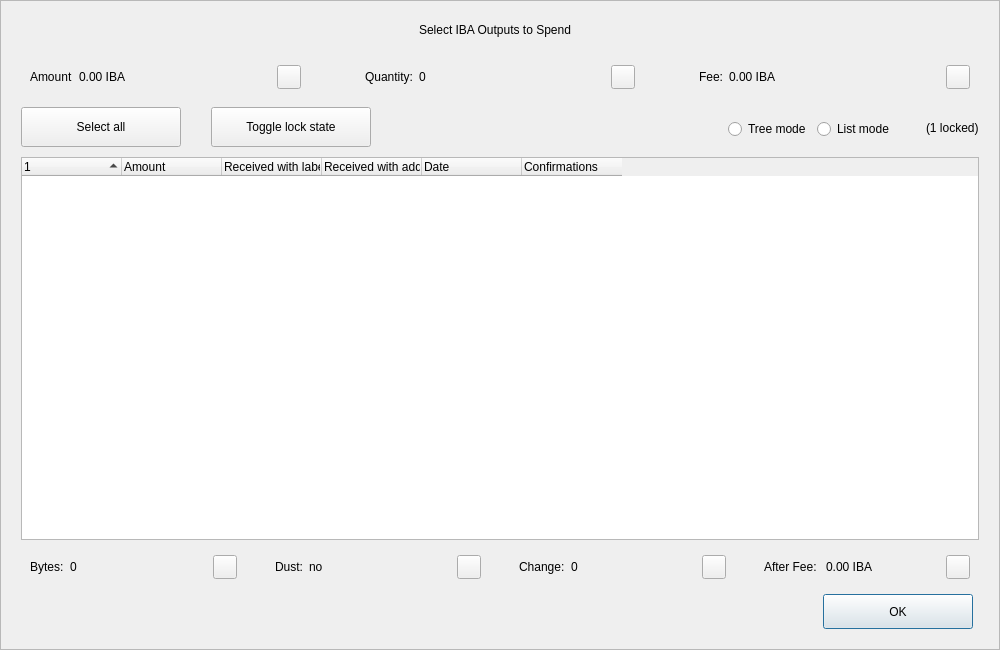
<?xml version="1.0" encoding="UTF-8"?>
<ui version="4.0">
 <class>CoinControlDialog</class>
 <widget class="QDialog" name="CoinControlDialog">
  <property name="geometry">
   <rect>
    <x>0</x>
    <y>0</y>
    <width>1000</width>
    <height>650</height>
   </rect>
  </property>
  <property name="minimumSize">
   <size>
    <width>950</width>
    <height>650</height>
   </size>
  </property>
  <property name="windowTitle">
   <string>Coin Selection</string>
  </property>
  <property name="styleSheet">
   <string notr="true"/>
  </property>
  <layout class="QVBoxLayout" name="verticalLayout">
   <property name="spacing">
    <number>0</number>
   </property>
   <property name="leftMargin">
    <number>0</number>
   </property>
   <property name="topMargin">
    <number>0</number>
   </property>
   <property name="rightMargin">
    <number>0</number>
   </property>
   <property name="bottomMargin">
    <number>0</number>
   </property>
   <item>
    <widget class="QFrame" name="frameContainer">
     <property name="toolTipDuration">
      <number>0</number>
     </property>
     <property name="frameShape">
      <enum>QFrame::StyledPanel</enum>
     </property>
     <property name="frameShadow">
      <enum>QFrame::Raised</enum>
     </property>
     <layout class="QVBoxLayout" name="verticalLayout_2">
      <property name="leftMargin">
       <number>0</number>
      </property>
      <property name="rightMargin">
       <number>0</number>
      </property>
      <property name="bottomMargin">
       <number>20</number>
      </property>
      <item>
       <layout class="QHBoxLayout" name="horizontalLayout_12">
        <property name="spacing">
         <number>0</number>
        </property>
        <property name="leftMargin">
         <number>20</number>
        </property>
        <property name="rightMargin">
         <number>30</number>
        </property>
        <item>
         <spacer name="horizontalSpacer_4">
          <property name="orientation">
           <enum>Qt::Horizontal</enum>
          </property>
          <property name="sizeHint" stdset="0">
           <size>
            <width>40</width>
            <height>20</height>
           </size>
          </property>
         </spacer>
        </item>
        <item>
         <widget class="QLabel" name="labelTitle">
          <property name="minimumSize">
           <size>
            <width>0</width>
            <height>40</height>
           </size>
          </property>
          <property name="maximumSize">
           <size>
            <width>16777215</width>
            <height>40</height>
           </size>
          </property>
          <property name="text">
           <string>Select IBA Outputs to Spend</string>
          </property>
          <property name="alignment">
           <set>Qt::AlignCenter</set>
          </property>
          <property name="margin">
           <number>7</number>
          </property>
         </widget>
        </item>
        <item>
         <spacer name="horizontalSpacer_5">
          <property name="orientation">
           <enum>Qt::Horizontal</enum>
          </property>
          <property name="sizeHint" stdset="0">
           <size>
            <width>40</width>
            <height>20</height>
           </size>
          </property>
         </spacer>
        </item>
       </layout>
      </item>
      <item>
       <layout class="QHBoxLayout" name="horizontalLayout_8">
        <property name="leftMargin">
         <number>20</number>
        </property>
        <property name="rightMargin">
         <number>20</number>
        </property>
        <item>
         <widget class="QWidget" name="layoutAmount" native="true">
          <layout class="QHBoxLayout" name="horizontalLayout_9" stretch="0,1,0">
           <item>
            <widget class="QLabel" name="labelCoinControlAmountText">
             <property name="text">
              <string>Amount</string>
             </property>
            </widget>
           </item>
           <item>
            <widget class="QLabel" name="labelCoinControlAmount">
             <property name="text">
              <string>0.00 IBA</string>
             </property>
            </widget>
           </item>
           <item alignment="Qt::AlignHCenter|Qt::AlignVCenter">
            <widget class="QPushButton" name="pushButtonAmount">
             <property name="minimumSize">
              <size>
               <width>0</width>
               <height>24</height>
              </size>
             </property>
             <property name="maximumSize">
              <size>
               <width>24</width>
               <height>26</height>
              </size>
             </property>
             <property name="focusPolicy">
              <enum>Qt::NoFocus</enum>
             </property>
             <property name="styleSheet">
              <string notr="true">padding-bottom:2px;
padding-right:4px;</string>
             </property>
             <property name="text">
              <string/>
             </property>
            </widget>
           </item>
          </layout>
         </widget>
        </item>
        <item>
         <spacer name="horizontalSpacer_2">
          <property name="orientation">
           <enum>Qt::Horizontal</enum>
          </property>
          <property name="sizeType">
           <enum>QSizePolicy::Fixed</enum>
          </property>
          <property name="sizeHint" stdset="0">
           <size>
            <width>40</width>
            <height>20</height>
           </size>
          </property>
         </spacer>
        </item>
        <item>
         <widget class="QWidget" name="layoutQuantity" native="true">
          <layout class="QHBoxLayout" name="horizontalLayout_10" stretch="0,1,0">
           <item>
            <widget class="QLabel" name="labelCoinControlQuantityText">
             <property name="text">
              <string>Quantity:</string>
             </property>
            </widget>
           </item>
           <item>
            <widget class="QLabel" name="labelCoinControlQuantity">
             <property name="text">
              <string>0</string>
             </property>
            </widget>
           </item>
           <item alignment="Qt::AlignHCenter|Qt::AlignVCenter">
            <widget class="QPushButton" name="pushButtonQuantity">
             <property name="minimumSize">
              <size>
               <width>0</width>
               <height>24</height>
              </size>
             </property>
             <property name="maximumSize">
              <size>
               <width>24</width>
               <height>26</height>
              </size>
             </property>
             <property name="focusPolicy">
              <enum>Qt::NoFocus</enum>
             </property>
             <property name="styleSheet">
              <string notr="true">padding-bottom:2px;
               padding-right:4px;</string>
             </property>
             <property name="text">
              <string/>
             </property>
            </widget>
           </item>
          </layout>
         </widget>
        </item>
        <item>
         <spacer name="horizontalSpacer_22">
          <property name="orientation">
           <enum>Qt::Horizontal</enum>
          </property>
          <property name="sizeType">
           <enum>QSizePolicy::Fixed</enum>
          </property>
          <property name="sizeHint" stdset="0">
           <size>
            <width>40</width>
            <height>20</height>
           </size>
          </property>
         </spacer>
        </item>
        <item>
         <widget class="QWidget" name="layoutFee" native="true">
          <layout class="QHBoxLayout" name="horizontalLayout_11" stretch="0,1,0">
           <item>
            <widget class="QLabel" name="labelCoinControlFeeText">
             <property name="text">
              <string>Fee:</string>
             </property>
            </widget>
           </item>
           <item>
            <widget class="QLabel" name="labelCoinControlFee">
             <property name="text">
              <string>0.00 IBA</string>
             </property>
            </widget>
           </item>
           <item alignment="Qt::AlignHCenter|Qt::AlignVCenter">
            <widget class="QPushButton" name="pushButtonFee">
             <property name="minimumSize">
              <size>
               <width>0</width>
               <height>24</height>
              </size>
             </property>
             <property name="maximumSize">
              <size>
               <width>24</width>
               <height>26</height>
              </size>
             </property>
             <property name="focusPolicy">
              <enum>Qt::NoFocus</enum>
             </property>
             <property name="styleSheet">
              <string notr="true">padding-bottom:2px;
               padding-right:4px;</string>
             </property>
             <property name="text">
              <string/>
             </property>
            </widget>
           </item>
          </layout>
         </widget>
        </item>
       </layout>
      </item>
      <item>
       <widget class="QFrame" name="frame">
        <property name="minimumSize">
         <size>
          <width>0</width>
          <height>40</height>
         </size>
        </property>
        <property name="styleSheet">
         <string notr="true">#frame {
	border:0;
}</string>
        </property>
        <property name="frameShape">
         <enum>QFrame::StyledPanel</enum>
        </property>
        <property name="frameShadow">
         <enum>QFrame::Sunken</enum>
        </property>
        <layout class="QHBoxLayout" name="horizontalLayout">
         <property name="spacing">
          <number>0</number>
         </property>
         <property name="leftMargin">
          <number>20</number>
         </property>
         <property name="topMargin">
          <number>0</number>
         </property>
         <property name="rightMargin">
          <number>20</number>
         </property>
         <property name="bottomMargin">
          <number>0</number>
         </property>
         <item>
          <layout class="QHBoxLayout" name="horizontalLayoutPanel" stretch="0,0,0,0,0,0">
           <property name="spacing">
            <number>20</number>
           </property>
           <item>
            <widget class="QPushButton" name="pushButtonSelectAll">
             <property name="sizePolicy">
              <sizepolicy hsizetype="Maximum" vsizetype="Fixed">
               <horstretch>0</horstretch>
               <verstretch>0</verstretch>
              </sizepolicy>
             </property>
             <property name="minimumSize">
              <size>
               <width>160</width>
               <height>40</height>
              </size>
             </property>
             <property name="maximumSize">
              <size>
               <width>16777215</width>
               <height>40</height>
              </size>
             </property>
             <property name="text">
              <string>Select all</string>
             </property>
             <property name="checkable">
              <bool>true</bool>
             </property>
             <property name="checked">
              <bool>false</bool>
             </property>
             <property name="autoExclusive">
              <bool>false</bool>
             </property>
             <property name="autoDefault">
              <bool>false</bool>
             </property>
            </widget>
           </item>
           <item>
            <spacer name="horizontalSpacer_6">
             <property name="orientation">
              <enum>Qt::Horizontal</enum>
             </property>
             <property name="sizeType">
              <enum>QSizePolicy::Fixed</enum>
             </property>
             <property name="sizeHint" stdset="0">
              <size>
               <width>10</width>
               <height>20</height>
              </size>
             </property>
            </spacer>
           </item>
           <item>
            <widget class="QPushButton" name="pushButtonToggleLock">
             <property name="sizePolicy">
              <sizepolicy hsizetype="Maximum" vsizetype="Fixed">
               <horstretch>0</horstretch>
               <verstretch>0</verstretch>
              </sizepolicy>
             </property>
             <property name="minimumSize">
              <size>
               <width>160</width>
               <height>40</height>
              </size>
             </property>
             <property name="maximumSize">
              <size>
               <width>16777215</width>
               <height>40</height>
              </size>
             </property>
             <property name="text">
              <string>Toggle lock state</string>
             </property>
             <property name="checkable">
              <bool>true</bool>
             </property>
             <property name="autoExclusive">
              <bool>false</bool>
             </property>
             <property name="autoDefault">
              <bool>false</bool>
             </property>
            </widget>
           </item>
           <item>
            <spacer name="horizontalSpacer_7">
             <property name="orientation">
              <enum>Qt::Horizontal</enum>
             </property>
             <property name="sizeType">
              <enum>QSizePolicy::Expanding</enum>
             </property>
             <property name="sizeHint" stdset="0">
              <size>
               <width>30</width>
               <height>20</height>
              </size>
             </property>
            </spacer>
           </item>
           <item alignment="Qt::AlignRight">
            <widget class="QGroupBox" name="groupBox_2">
             <property name="styleSheet">
              <string notr="true">#groupBox_2 {
    background-color:transparent;
    border-radius:0;
}</string>
             </property>
             <property name="title">
              <string/>
             </property>
             <layout class="QHBoxLayout" name="horizontalLayout_14">
              <item>
               <widget class="QRadioButton" name="radioTreeMode">
                <property name="sizePolicy">
                 <sizepolicy hsizetype="Maximum" vsizetype="Fixed">
                  <horstretch>0</horstretch>
                  <verstretch>0</verstretch>
                 </sizepolicy>
                </property>
                <property name="text">
                 <string>Tree mode</string>
                </property>
               </widget>
              </item>
              <item>
               <widget class="QRadioButton" name="radioListMode">
                <property name="sizePolicy">
                 <sizepolicy hsizetype="Maximum" vsizetype="Fixed">
                  <horstretch>0</horstretch>
                  <verstretch>0</verstretch>
                 </sizepolicy>
                </property>
                <property name="text">
                 <string>List mode</string>
                </property>
                <property name="checked">
                 <bool>false</bool>
                </property>
               </widget>
              </item>
             </layout>
            </widget>
           </item>
           <item>
            <widget class="QLabel" name="labelLocked">
             <property name="text">
              <string>(1 locked)</string>
             </property>
            </widget>
           </item>
          </layout>
         </item>
        </layout>
       </widget>
      </item>
      <item>
       <layout class="QHBoxLayout" name="horizontalLayout_13">
        <property name="leftMargin">
         <number>20</number>
        </property>
        <property name="rightMargin">
         <number>20</number>
        </property>
        <item>
         <widget class="CoinControlTreeWidget" name="treeWidget">
          <property name="contextMenuPolicy">
           <enum>Qt::CustomContextMenu</enum>
          </property>
          <property name="styleSheet">
           <string notr="true"/>
          </property>
          <property name="sortingEnabled">
           <bool>false</bool>
          </property>
          <property name="columnCount">
           <number>6</number>
          </property>
          <attribute name="headerShowSortIndicator" stdset="0">
           <bool>true</bool>
          </attribute>
          <attribute name="headerStretchLastSection">
           <bool>false</bool>
          </attribute>
          <column>
           <property name="text">
            <string/>
           </property>
          </column>
          <column>
           <property name="text">
            <string>Amount</string>
           </property>
          </column>
          <column>
           <property name="text">
            <string>Received with label</string>
           </property>
          </column>
          <column>
           <property name="text">
            <string>Received with address</string>
           </property>
          </column>
          <column>
           <property name="text">
            <string>Date</string>
           </property>
          </column>
          <column>
           <property name="text">
            <string>Confirmations</string>
           </property>
           <property name="toolTip">
            <string>Confirmed</string>
           </property>
          </column>
         </widget>
        </item>
       </layout>
      </item>
      <item>
       <layout class="QHBoxLayout" name="horizontalLayout_3">
        <property name="spacing">
         <number>20</number>
        </property>
        <property name="leftMargin">
         <number>20</number>
        </property>
        <property name="rightMargin">
         <number>20</number>
        </property>
        <item>
         <widget class="QWidget" name="layoutBytes" native="true">
          <layout class="QHBoxLayout" name="horizontalLayout_4" stretch="0,1,0">
           <item>
            <widget class="QLabel" name="labelCoinControlBytesText">
             <property name="text">
              <string>Bytes:</string>
             </property>
            </widget>
           </item>
           <item>
            <widget class="QLabel" name="labelCoinControlBytes">
             <property name="text">
              <string>0</string>
             </property>
            </widget>
           </item>
           <item alignment="Qt::AlignHCenter|Qt::AlignVCenter">
            <widget class="QPushButton" name="pushButtonBytes">
             <property name="minimumSize">
              <size>
               <width>0</width>
               <height>24</height>
              </size>
             </property>
             <property name="maximumSize">
              <size>
               <width>24</width>
               <height>26</height>
              </size>
             </property>
             <property name="focusPolicy">
              <enum>Qt::NoFocus</enum>
             </property>
             <property name="styleSheet">
              <string notr="true">padding-bottom:2px;
               padding-right:4px;</string>
             </property>
             <property name="text">
              <string/>
             </property>
            </widget>
           </item>
          </layout>
         </widget>
        </item>
        <item>
         <widget class="QWidget" name="layoutDust" native="true">
          <layout class="QHBoxLayout" name="horizontalLayout_5" stretch="0,1,0">
           <item>
            <widget class="QLabel" name="labelCoinControlLowOutputText">
             <property name="text">
              <string>Dust:</string>
             </property>
            </widget>
           </item>
           <item>
            <widget class="QLabel" name="labelCoinControlLowOutput">
             <property name="text">
              <string>no</string>
             </property>
            </widget>
           </item>
           <item alignment="Qt::AlignHCenter|Qt::AlignVCenter">
            <widget class="QPushButton" name="pushButtonDust">
             <property name="minimumSize">
              <size>
               <width>0</width>
               <height>24</height>
              </size>
             </property>
             <property name="maximumSize">
              <size>
               <width>24</width>
               <height>26</height>
              </size>
             </property>
             <property name="focusPolicy">
              <enum>Qt::NoFocus</enum>
             </property>
             <property name="styleSheet">
              <string notr="true">padding-bottom:2px;
               padding-right:4px;</string>
             </property>
             <property name="text">
              <string/>
             </property>
            </widget>
           </item>
          </layout>
         </widget>
        </item>
        <item>
         <widget class="QWidget" name="layoutChange" native="true">
          <layout class="QHBoxLayout" name="horizontalLayout_6" stretch="0,1,0">
           <item>
            <widget class="QLabel" name="labelCoinControlChangeText">
             <property name="text">
              <string>Change:</string>
             </property>
            </widget>
           </item>
           <item>
            <widget class="QLabel" name="labelCoinControlChange">
             <property name="text">
              <string>0</string>
             </property>
            </widget>
           </item>
           <item alignment="Qt::AlignHCenter|Qt::AlignVCenter">
            <widget class="QPushButton" name="pushButtonChange">
             <property name="minimumSize">
              <size>
               <width>0</width>
               <height>24</height>
              </size>
             </property>
             <property name="maximumSize">
              <size>
               <width>24</width>
               <height>26</height>
              </size>
             </property>
             <property name="focusPolicy">
              <enum>Qt::NoFocus</enum>
             </property>
             <property name="styleSheet">
              <string notr="true">padding-bottom:2px;
               padding-right:4px;</string>
             </property>
             <property name="text">
              <string/>
             </property>
            </widget>
           </item>
          </layout>
         </widget>
        </item>
        <item>
         <widget class="QWidget" name="layoutAfter" native="true">
          <layout class="QHBoxLayout" name="horizontalLayout_7" stretch="0,1,0">
           <item>
            <widget class="QLabel" name="labelCoinControlAfterFeeText">
             <property name="text">
              <string>After Fee: </string>
             </property>
            </widget>
           </item>
           <item>
            <widget class="QLabel" name="labelCoinControlAfterFee">
             <property name="text">
              <string>0.00 IBA</string>
             </property>
            </widget>
           </item>
           <item alignment="Qt::AlignHCenter|Qt::AlignVCenter">
            <widget class="QPushButton" name="pushButtonAlterFee">
             <property name="minimumSize">
              <size>
               <width>0</width>
               <height>24</height>
              </size>
             </property>
             <property name="maximumSize">
              <size>
               <width>24</width>
               <height>26</height>
              </size>
             </property>
             <property name="focusPolicy">
              <enum>Qt::NoFocus</enum>
             </property>
             <property name="styleSheet">
              <string notr="true">padding-bottom:2px;
               padding-right:4px;</string>
             </property>
             <property name="text">
              <string/>
             </property>
            </widget>
           </item>
          </layout>
         </widget>
        </item>
       </layout>
      </item>
      <item>
       <layout class="QHBoxLayout" name="horizontalLayout_2">
        <property name="spacing">
         <number>0</number>
        </property>
        <property name="leftMargin">
         <number>20</number>
        </property>
        <property name="rightMargin">
         <number>26</number>
        </property>
        <item>
         <spacer name="horizontalSpacer_3">
          <property name="orientation">
           <enum>Qt::Horizontal</enum>
          </property>
          <property name="sizeHint" stdset="0">
           <size>
            <width>558</width>
            <height>20</height>
           </size>
          </property>
         </spacer>
        </item>
        <item>
         <widget class="QPushButton" name="pushButtonOk">
          <property name="minimumSize">
           <size>
            <width>150</width>
            <height>35</height>
           </size>
          </property>
          <property name="text">
           <string>OK</string>
          </property>
         </widget>
        </item>
       </layout>
      </item>
     </layout>
    </widget>
   </item>
  </layout>
 </widget>
 <customwidgets>
  <customwidget>
   <class>CoinControlTreeWidget</class>
   <extends>QTreeWidget</extends>
   <header>coincontroltreewidget.h</header>
  </customwidget>
 </customwidgets>
 <resources/>
 <connections/>
</ui>
